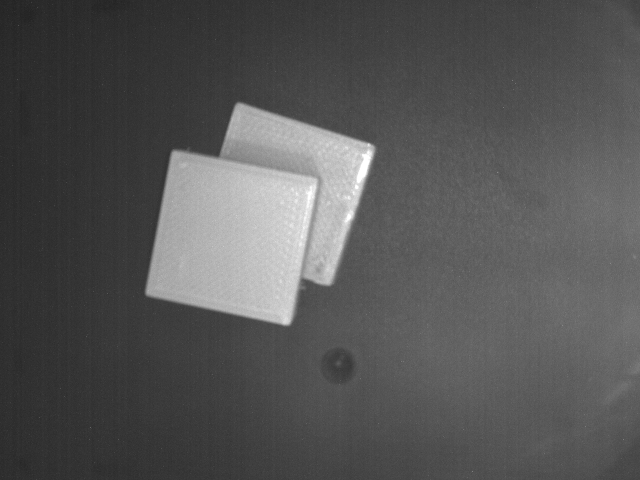
#> input picture data_3_1/Image00002.BMP, 1280 x 960 px, given in place of v_v_3.jpg, which was not available (shown at 1/2 size)
$ jupyter execute --allow-errors ImageProcessing_find_order.ipynb   (older library calls are emulated)
#> lines starting #> are read from the running program, lines starting #| are printed output that depends on the picture; after the words box and inside, x2 and y2 are one past the last pixel; in counts of white or black regions, pixels touching at a corner belong together; pictures that were not available may be replaced by others from this repository, and a replacement may not be noted
[cell 1]
from skimage.feature import peak_local_max
from skimage.morphology import watershed
from scipy import ndimage
import numpy as np
import argparse
import imutils
import cv2
import matplotlib.pyplot as plt

[cell 2]
sp_path = "/content/v_v_3.jpg"
img_name = "/content/tan_drive/MyDrive/Sample_IP/result/"+"7.jpg"
img = cv2.imread(sp_path) #15 vuong tren tron, 12 tron tren vuong, 10 vuong tren vuong
#> img is the input picture: shape (960, 1280, 3); min 26, max 255, mean 85.2
# /content/tan_drive/MyDrive/Transfer file iphone2cpt/IMG_8615.JPG


h, w = int(img.shape[0]), int(img.shape[1])
#> h = 960; w = 1280

ratio = w/h
#> ratio = 1.33
start_point =(600,600) #x,y
h_cut = 3200

# start_point =(540,640) #x,y
# h_cut = 3200

img = img[start_point[1]:start_point[1]+h_cut,start_point[0]:start_point[0]+int(h_cut*ratio)] # cut follow y:y+h,x:x+w
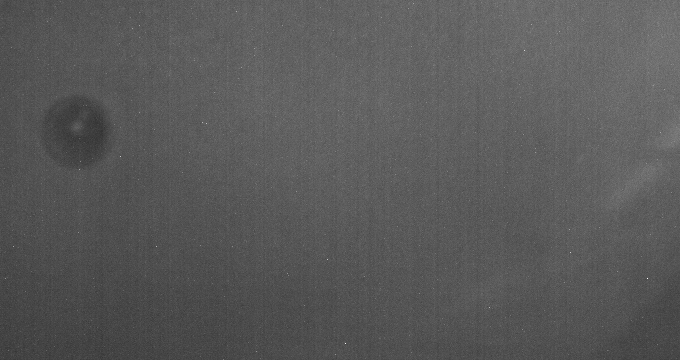
#> img: shape (360, 680, 3); min 51, max 255, mean 88.8
# img = cv2.resize(img, (w//4,h//4))
use = cv2.medianBlur(img.copy(),15)
shifted = cv2.pyrMeanShiftFiltering(img, 10,25)
ret1,th1 = cv2.threshold(shifted[...,0],160,255,cv2.THRESH_BINARY)
#> th1: shape (360, 680); every value is 0
kernel = np.ones((5,5),np.uint8)
dialate = cv2.dilate(th1,kernel,iterations = 2)
erosion = cv2.erode(dialate,kernel,iterations = 2)
closing = cv2.morphologyEx(dialate, cv2.MORPH_CLOSE, kernel)
plt.figure(figsize=(16,16))
plt.subplot(1,3,1)
plt.imshow(shifted[...,0],cmap='gray')
plt.subplot(1,3,2)
plt.imshow(th1,cmap='gray')
plt.subplot(1,3,3)
plt.imshow(closing,cmap='gray')
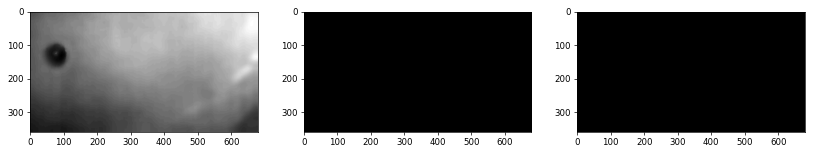
#> figure drawn by matplotlib, 3 panels

[cell 3]
# [7 lines of commented-out code are left out]

def check_overlap(thresh,C = 14000 ):
  edged = cv2.Canny(thresh, 30, 200)
  cnts = cv2.findContours(edged, cv2.RETR_EXTERNAL,cv2.CHAIN_APPROX_SIMPLE)
  cnts = imutils.grab_contours(cnts)
  c = max(cnts, key=cv2.contourArea)
  return cv2.contourArea(c) > C

def find_csd(ctr):
  m = ctr[0][0]
  id_m =0
  for i in range(len(ctr)):
    if ctr[i][0] > m :
      m = ctr[i][0]
      id_m = i
  return id_m

def find_order(shifted,ctr):
  offset = -60
  d = (np.sqrt(2)/2)*ctr[index][2]
  tl = (int(ctr[index][0]-d-offset),int(ctr[index][1]-d-offset))
  rb = (int(ctr[index][0]+d+offset),int(ctr[index][1]+d+offset))

  consider = shifted[tl[1]:rb[1],tl[0]:rb[0]]
  consider = cv2.GaussianBlur(consider,(7,7),None)
  cny =cv2.Canny(consider[...,0],20,100)
  plt.imshow(consider,cmap='gray')
  # print(tl,rb)
  ctt, hierarchy = cv2.findContours(cny, cv2.RETR_TREE, cv2.CHAIN_APPROX_SIMPLE)
  return (len(ctt) == 0) #return True when consider lying on top

[cell 4]
D = ndimage.distance_transform_edt(255-closing)  # compute matrix distance to correlate peak
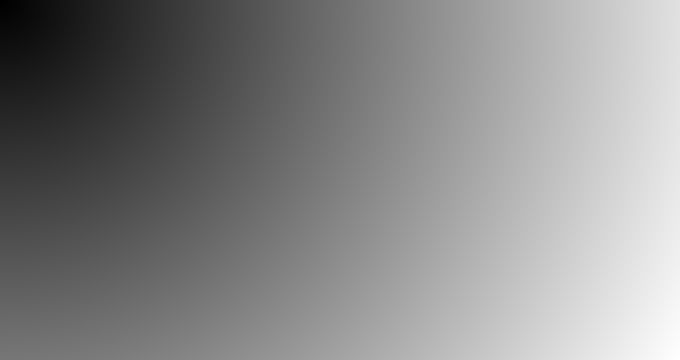
#> D: shape (360, 680) float64; min 1, max 768.5, mean 409.2; drawn with min black and max white
localMax = peak_local_max(D, indices=False, min_distance=80, labels=255-closing) # find each local maximum (center)
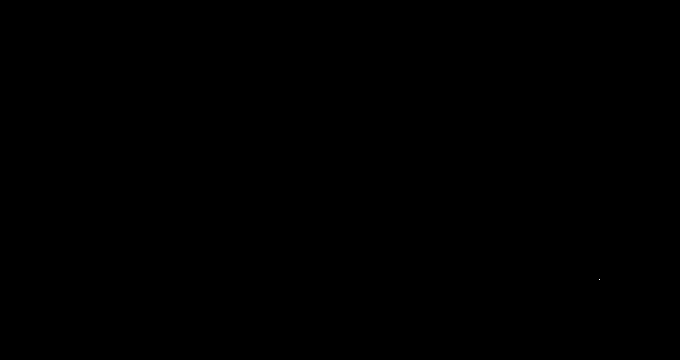
#> localMax: shape (360, 680) bool; 0% white in thin lines or dots, all inside (x1, y1, x2, y2) = (599, 279, 600, 280)
# perform a connected component analysis on the local peaks,
# using 8-connectivity, then appy the Watershed algorithm
markers = ndimage.label(localMax, structure=np.ones((3, 3)))[0] #use to make connect between pixel and label to object
labels = watershed(-D, markers, mask=255-closing)
#> labels: shape (360, 680) int32; every value is 1
print("[INFO] {} unique segments found".format(len(np.unique(labels)) - 1))
#| [INFO] 0 unique segments found
plt.figure(figsize=(8,12))
plt.imshow(labels, cmap=plt.cm.nipy_spectral)

[cell 5]
# loop over the unique labels returned by the Watershed
dp = img.copy()
ctr = []
# algorithm
for label in np.unique(labels):
  # if the label is zero, we are examining the 'background'
  # so simply ignore it
  if label == 0:
    continue
  # otherwise, allocate memory for the label region and draw
  # it on the mask
  mask = np.zeros(shifted[...,0].shape, dtype="uint8")
  mask[labels == label] = 255
  # detect contours in the mask and grab the largest one
  cnts = cv2.findContours(mask.copy(), cv2.RETR_EXTERNAL,cv2.CHAIN_APPROX_SIMPLE)
  cnts = imutils.grab_contours(cnts)
  c = max(cnts, key=cv2.contourArea)
  # draw a circle enclosing the object
  ((x, y), r) = cv2.minEnclosingCircle(c)
  ctr.append((x,y,r))
  cv2.circle(dp, (int(x), int(y)), 5, (0, 0, 255), -1)
  cv2.circle(dp,(int(x), int(y)),int(r),(0, 0, 255),10)
#> this loop made 1 pass
#> (c, x, y, r) on pass 1: ([[0, 0], [0, 359], [679, 359], [679, 0]], 339.5, 179.5, 384)
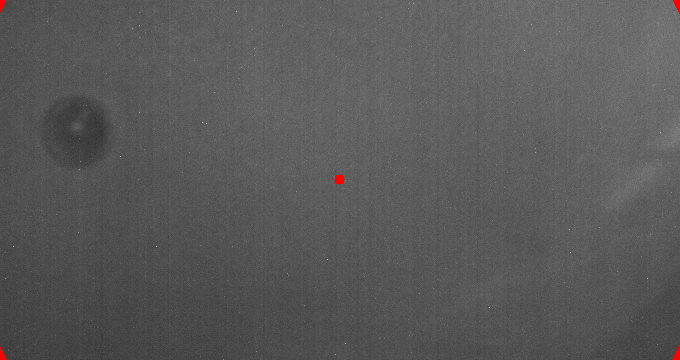
#> dp: shape (360, 680, 3); 0.12% of pixels changed, all inside (x1, y1, x2, y2) = (0, 0, 680, 360)
#> mask: shape (360, 680); every value is 255
#> after the loop, ctr = [(339.5, 179.5, 384)]
  # cv2.rectangle(dp,(int(x-r), int(y-r)),(int(x+r), int(y+r)),(0,255,0),1)
  # cv2.putText(image, "#{}".format(label), (int(x) - 10, int(y)),cv2.FONT_HERSHEY_SIMPLEX, 0.6, (0, 0, 255), 2)
plt.figure(figsize=(8,12))
plt.imshow(cv2.cvtColor(dp,cv2.COLOR_BGR2RGB))

[cell 6]
index = find_csd(ctr)
#> in find_csd, `m = ctr[0][0]`: m = 339.5
#> the loop in find_csd, `for i in range(len(ctr)):` made 1 pass
#> after the loop in find_csd, `for i in range(len(ctr)):`: id_m = 0; m = 339.5
#> index = 0
#> (the rest of this cell did not finish here and is left out)

#> in check_overlap, `cnts = cv2.findContours(edged, cv2.RETR_EXTERNAL,cv2.CHAIN_APPROX_SIMP..`: cnts = 0 contours
#> in check_overlap, `cnts = imutils.grab_contours(cnts)`: cnts = []
  od = find_order(shifted,ctr)
  order = [0,0]
  order[index] = od
  order[-1-index] = not(od)
  dpp = img.copy()
  for i in range(2) :
    if order[i] == True:
      cv2.circle(dpp, (int(ctr[i][0]), int(ctr[i][1])), 10, (0, 255, 0), -1)
      cv2.rectangle(dpp,(int(ctr[i][0]-ctr[i][2]), int(ctr[i][1]-ctr[i][2])),(int(ctr[i][0]+ctr[i][2]), int(ctr[i][1]+ctr[i][2])),(0,255,0),12)
      cv2.putText(dpp,"up" , (int(ctr[i][0]) + 10, int(ctr[i][1])+80),cv2.FONT_HERSHEY_SIMPLEX, 2, (0, 255, 0), 5)
    else:
      cv2.circle(dpp, (int(ctr[i][0]), int(ctr[i][1])), 10, (0, 0, 255), -1)
      cv2.rectangle(dpp,(int(ctr[i][0]-ctr[i][2]), int(ctr[i][1]-ctr[i][2])),(int(ctr[i][0]+ctr[i][2]), int(ctr[i][1]+ctr[i][2])),(0,0,255),12)
      cv2.putText(dpp,"down" , (int(ctr[i][0]) + 10, int(ctr[i][1])-70),cv2.FONT_HERSHEY_SIMPLEX, 2, (0, 0, 255), 12)
  plt.figure(figsize = (8,12))
  plt.imshow(cv2.cvtColor(dpp,cv2.COLOR_BGR2RGB))

[cell 7]
img = cv2.imread(sp_path)
#> (the rest of this cell did not finish here and is left out)

#> in check_overlap (call 2), `cnts = cv2.findContours(edged, cv2.RETR_EXTERNAL,cv2.CHAIN_APPROX_SIMP..`: cnts = 0 contours
